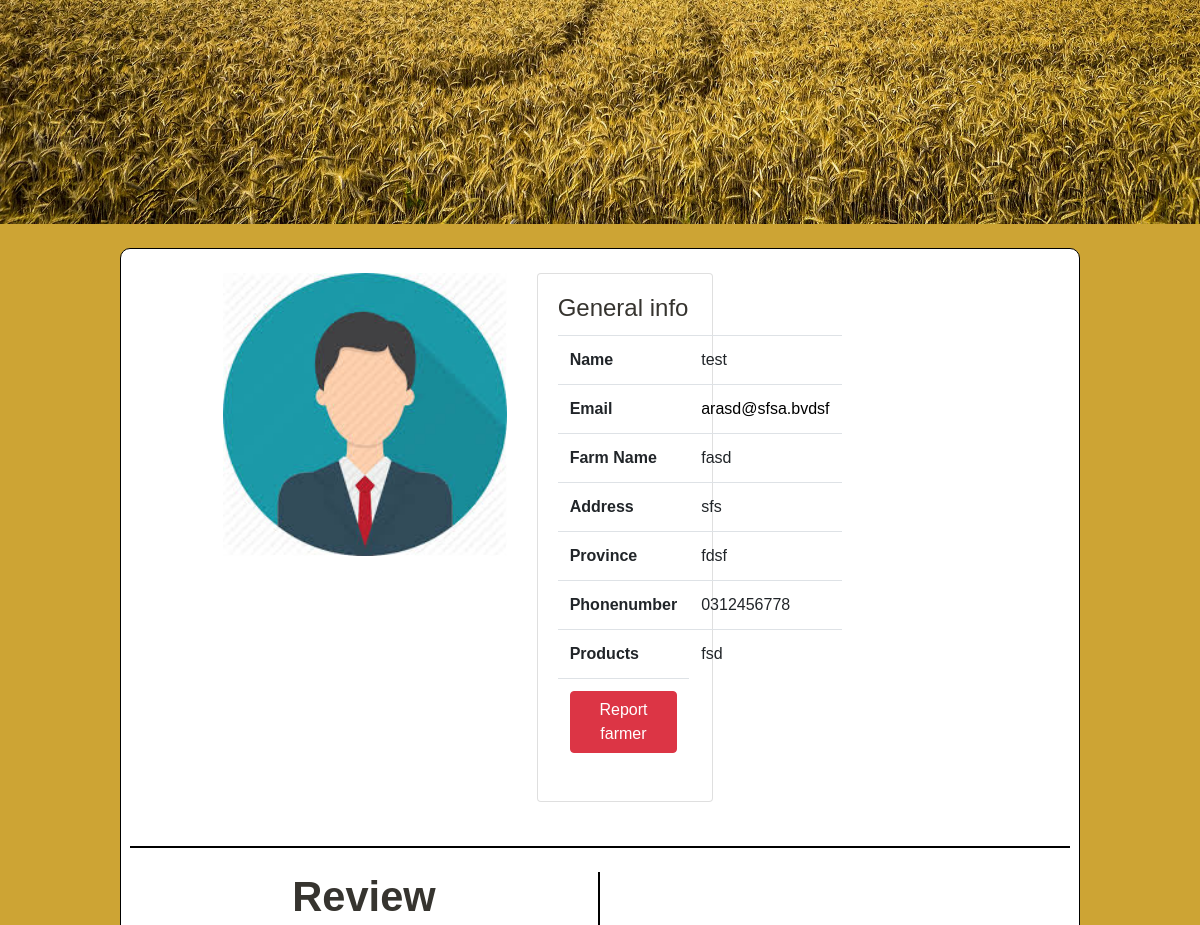
Before: /farmer/profile/2 (middle part) with the older database file.
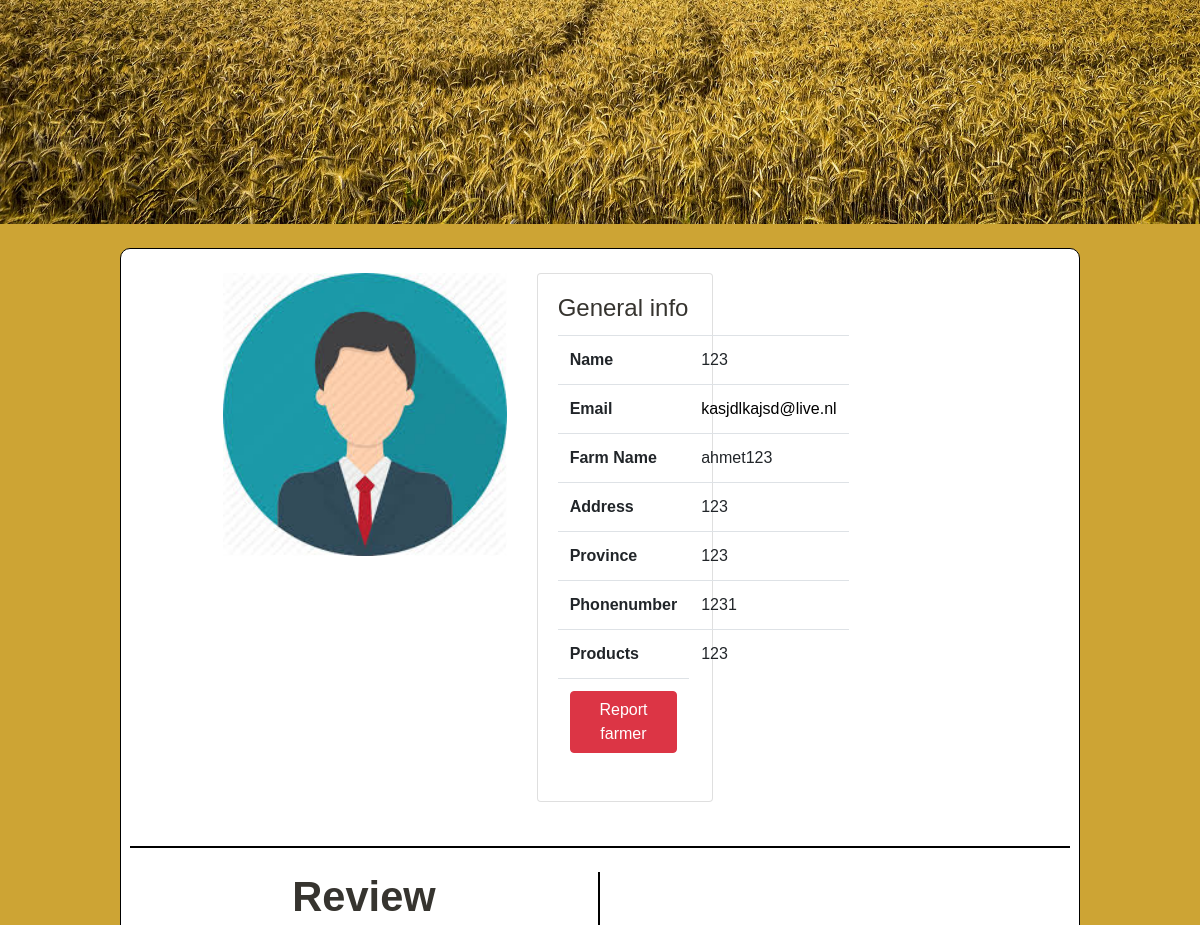
After: the same page with the newer database file.
### farmer_page/models.py (models this page shows, shortened)
class Farmer(models.Model):
    name = models.CharField(max_length=60)
    fullname = models.CharField(max_length=44, default='ome henk')
    address = models.CharField(max_length=50)
    email = models.EmailField(max_length=30, default="fbaba@gmail.com")
    age = models.CharField(max_length=2)
    province = models.CharField(max_length=100)
    email = models.EmailField(max_length=30, default="farmer@farmer.nl")
    company_name = models.CharField(max_length=30)
    phone_number = models.CharField(max_length=10)
    products = models.CharField(max_length=200)

### farmer_page/views.py (the view, shortened to what this page needs)
# urls.py: path('profile/', include('user_profile.urls')),
def profile(request, id):
    farmer = get_object_or_404(Farmer, pk=id)
    form2 = FarmerForm()
    form = ReportForm()
    context = {'info':farmer,'review': farmerReview.objects.all(),"form":form,'reviewform':form2,'prods':Product.objects.all()  }
    return render(request, 'farmer_page/profile.html', context)

### home_page/context_processors.py (called while the page is built)
def context_variable(request):
    return {"farmer": Farmer.objects.filter()}

### farmer_page/templates/farmer_page/profile.html (shortened to what this page needs)
{% extends 'home_page/base.html' %}
{% load static %}
{%block content%}
{% load crispy_forms_tags %}
<div class="container-fluid" style="background-color:white !important; border:1px solid black; width:80%; border-radius:10px;padding:2%;">
<div id="info" class="row justify-content-md-center">
  <div id="profile_pic" class="col-md-4 mb-4">
    <div class="view overlay z-depth-1-half">
      <img src="{% static 'profile_page/avatar.jpg' %}" class="card-img-top" alt="">
    </div>
  </div>
  <div class="col-md-6 mb-4">
    <div id="general_info" class="card">
      <div class="card-body" class="table-responsive-sm">
        <h4 class="card-title">General info</h4>
          <table class="table">
            <tbody>
                <tr>
                  <th>Name</th>
                    <td>{{info.name}}</td>
                </tr>
                <tr>
                  <th>Email</th>
                    <td><a href="mailto:{{info.email}}" style="text-decortation:none; color:black;">{{info.email}}</a></td>
                </tr>
                <tr>
                  <th>Farm Name</th>
                    <td>{{info.company_name}}</td>
                </tr>
                <tr>
                  <th>Address</th>
                    <td>{{info.address}}</td>
                </tr>
                <tr>
                  <th>Province</th>
                    <td>{{info.province}}</td>
                </tr>
                <tr>
                  <th>Phonenumber</th>
                    <td>{{info.phone_number}}</td>
                </tr>
                  <tr>
                  <th>Products</th>
                    <td>{{info.products}}</td>
                </tr>
                <tr>
                  <td><button class="btn btn-danger" data-toggle="modal" data-target="#reportModal">Report farmer</button></td>
                </tr>
            </tbody>
        </table>
      </div>
    </div>
    </div>
    <hr style="width: 100%; color: black; height: 1px; background-color:black;" />
    <div class="container">
    <div class="row">
      <div class="col-md-6 mt-2" style="border-right: 2px solid black;">
      <h3 style="text-align:center;">Review</h3>
        <br>
      </div>
      <div class="col-md-6 mt-2" style="padding-left:25px; max-height: 400px; overflow: scroll;">
      </div>
    </div>
  </div>
  </div>
</body>
{%endblock content%}

Changed rows visible on the page:
changed Farmer: name "test" → "123"; email "arasd@sfsa.bvdsf" → "kasjdlkajsd@live.nl"; company_name "fasd" → "ahmet123"; address "sfs" → "123"; province "fdsf" → "123"; phone_number "0312456778" → "1231"; products "fsd" → "123"
